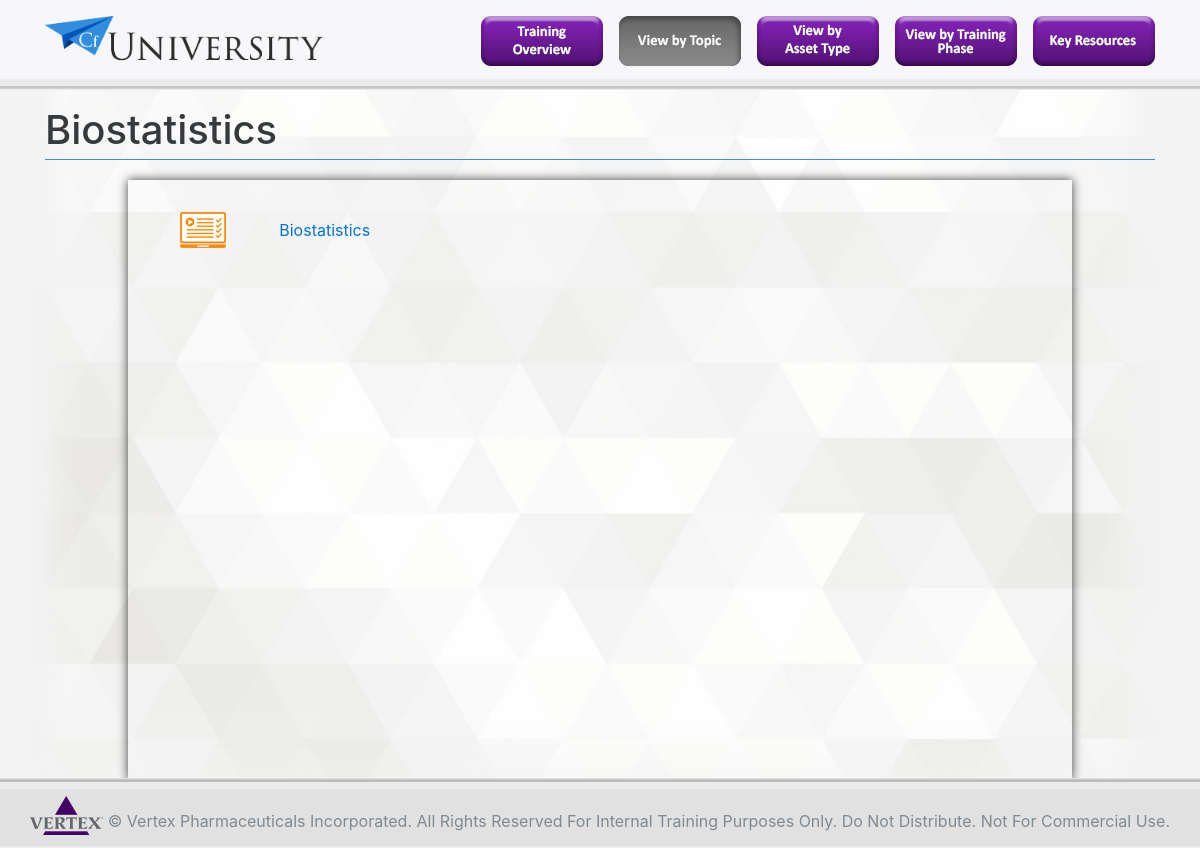
/public/t-biostatistics.php, run on the app's committed database.
### tables this page shows
CREATE TABLE `tblAssets` (
  `ID` int(11) NOT NULL,
  `TopicID` int(11) NOT NULL,
  `TrainingPhaseID` int(11) NOT NULL,
  `AssetTypeID` int(11) NOT NULL,
  `ResourceID` varchar(255) NOT NULL,
  `AssetTitle` varchar(255) NOT NULL,
  `AssetURL` varchar(255) NOT NULL,
  `Created` date NOT NULL,
  `Updated` date NOT NULL
);

CREATE TABLE `tblAssetsType` (
  `AssetTypeID` int(11) NOT NULL,
  `AssetType` varchar(255) NOT NULL,
  `AssetTypeIcon` varchar(255) NOT NULL
);

### queries/t-read-biostatistics.php (the view, shortened to what this page needs)
<?php
    include (APP_INCLUDE_PATH . '/connection.php');
    $sql = "SELECT I.AssetTypeIcon, A.AssetTitle, A.AssetURL
            FROM tblAssets A
            Inner JOIN tblAssetsType I ON I.AssetTypeID = A.AssetTypeID
	        WHERE TopicID = 4
	        ORDER BY ID DESC";
    $result = $conn->query($sql);
    if ($result->num_rows > 0) {
    echo "<table id='publictable'>
            ";
    while($row = $result->fetch_assoc()) {
        echo "<tr>
                <td class='tblicon'>
                    <img src=".$row['AssetTypeIcon']." />
                </td>
                <td class='tbllink'>
                    <a href=".$row['AssetURL']." class='tblanchor' target='_blank'>
                        <span class='tblspan'>".$row['AssetTitle']."</span>
                    </a>
                </td>
              </tr>
        ";
    }
    echo "</table>";
    } else {
    echo "0 results";
    }
?>

### css/custom.css (style rules this page uses)
#publictable { overflow-y: scroll; height: 600px; display: block; width: 85% !important; margin: 0 auto; -webkit-box-shadow: 0px 0px 10px 0px rgba(0,0,0,0.75); -moz-box-shadow: 0px 0px 10px 0px rgba(0,0,0,0.75); box-shadow: 0px 0px 10px 0px rgba(0,0,0,0.75); }
.tblicon { text-align: center; vertical-align: middle !important; width: 150px; padding: 25px; height: 100% !important; }
.tbllink { height: 100px !important; }
.tblanchor { display: table; height: 100%; }
.tblspan { display: table-cell; vertical-align: middle; }
body { background-image: url("../img/BGmain.png"); background-color: #F3F3F3 !important; background-size: contain; background-repeat: no-repeat; background-position-x: center; }

### css/sticky-footer-navbar.css (style rules this page uses)
html { position: relative; min-height: 100%; }
body { margin-bottom: 68px; }

### data on the page
tblassets: AssetTypeID.AssetTypeIcon (picture), AssetTitle "Biostatistics"
